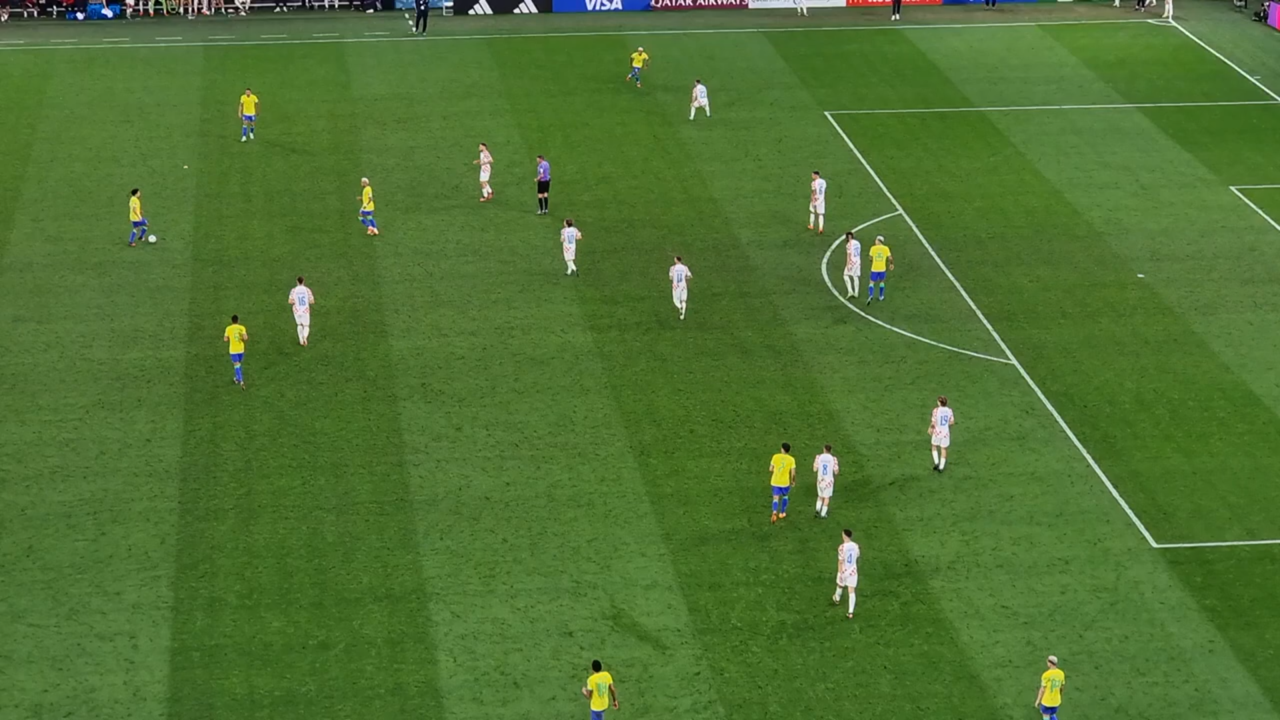
#> input picture data/neymar1.png, 1280 x 720 px
$ python ransac.py
#> lines starting #> are read from the running program, lines starting #| are printed output that depends on the picture
import cv2
import matplotlib.pyplot as plt
import time

#feature matching
bf = cv2.BFMatcher(cv2.NORM_L2, crossCheck=True)

# read images
img1 = cv2.imread('data/neymar1.png')
#> img1 is the input picture: shape (720, 1280, 3); mean B, G, R 49.5, 113.4, 78.3
img2 = cv2.imread('data/neymar2.png')
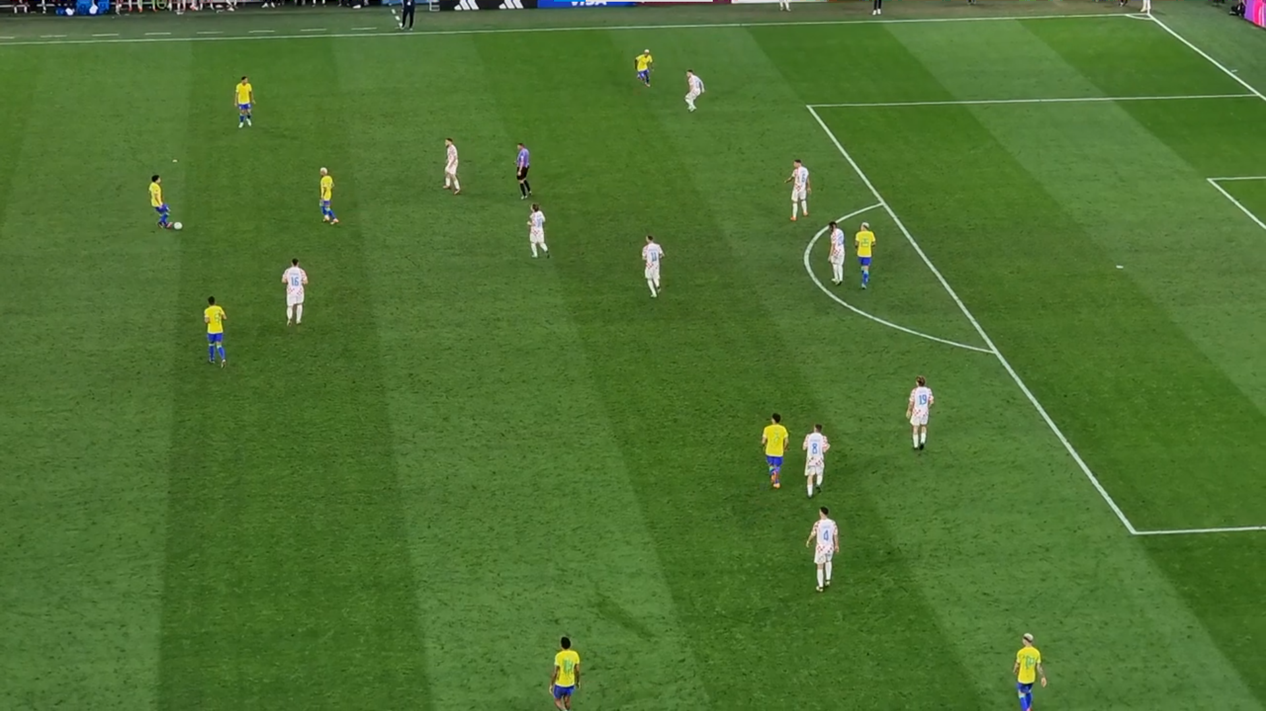
#> input picture data/neymar2.png, 1266 x 711 px
#> img2 is the input picture: shape (711, 1266, 3); mean B, G, R 49.2, 113.1, 78

img1 = cv2.cvtColor(img1, cv2.COLOR_BGR2GRAY)
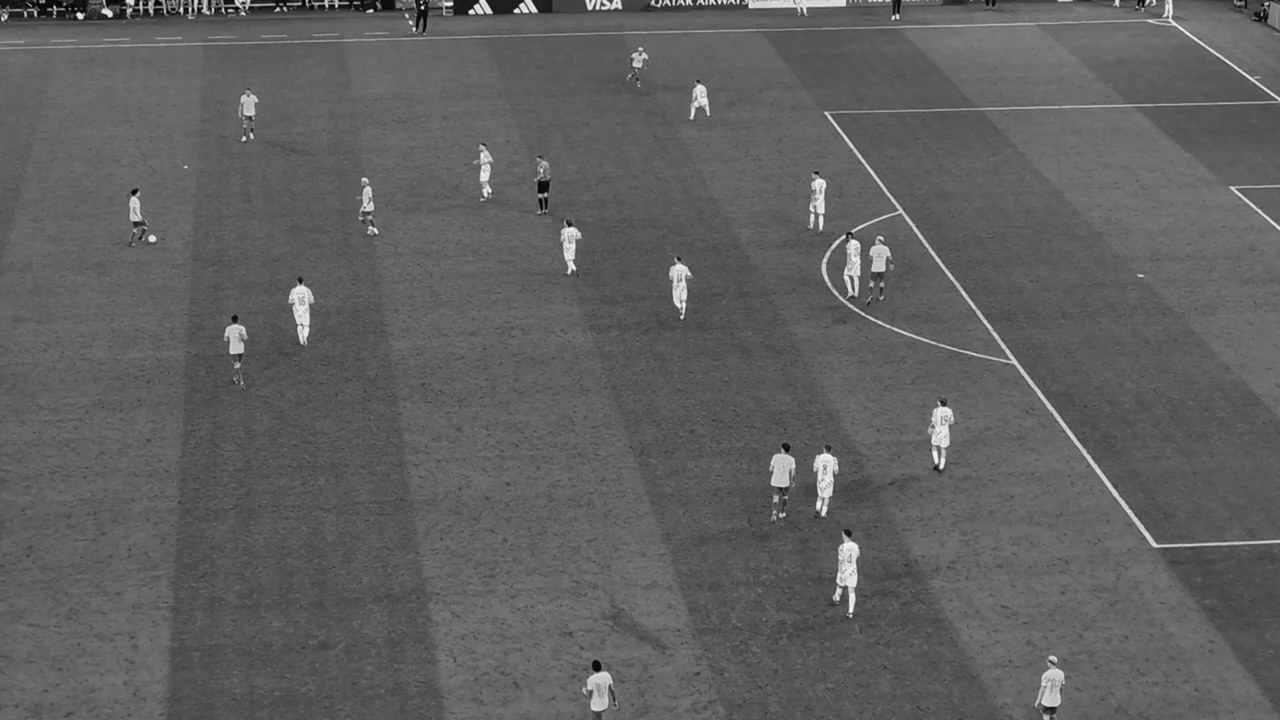
#> img1: shape (720, 1280); min 0, max 248, mean 95.6
img2 = cv2.cvtColor(img2, cv2.COLOR_BGR2GRAY)
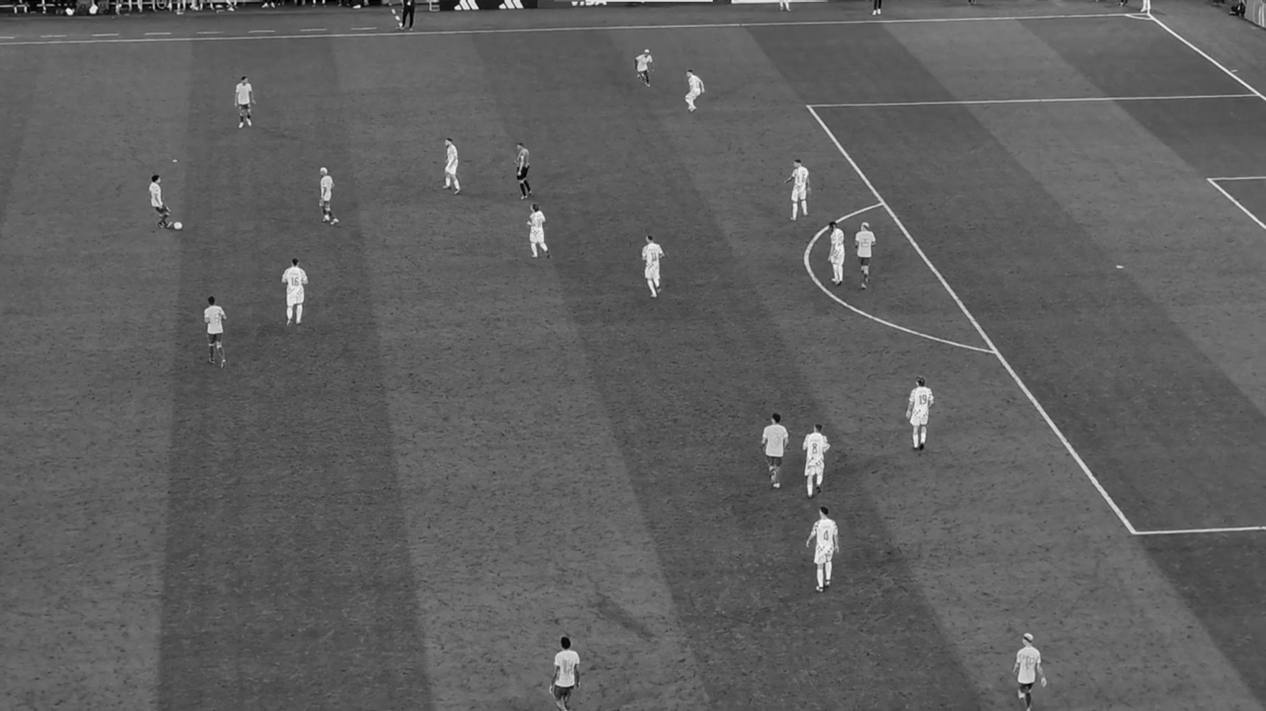
#> img2: shape (711, 1266); min 0, max 252, mean 95.3

resize_factor = 0.5  # Adjust this factor as needed
img1 = cv2.resize(img1, None, fx=resize_factor, fy=resize_factor)
#> img1: shape (360, 640)
img2 = cv2.resize(img2, None, fx=resize_factor, fy=resize_factor)
#> img2: shape (356, 633)

#sift
orb = cv2.ORB.create()
keypoints_1, descriptors_1 = orb.detectAndCompute(img1, None)
#> keypoints_1 = 487 keypoints; strongest (x, y, size): (470, 233, 31), (426, 120, 31), (469, 225, 31), (411, 256, 31)
keypoints_2, descriptors_2 = orb.detectAndCompute(img2, None)
#> keypoints_2 = 478 keypoints; strongest (x, y, size): (282, 322, 31), (418, 115, 31), (461, 219, 31), (407, 239, 37.2)

bf = cv2.BFMatcher(cv2.NORM_HAMMING, crossCheck= True)
matches = bf.match(descriptors_1,descriptors_2)
#> matches = 185 matches

for m in matches:
    print(m.distance)
#> this loop made 185 passes
#| 57.0
#| 44.0
#| 48.0
#| 32.0
#| 53.0
#| 50.0
#| 48.0
#| 44.0
#> (further printed lines are left out)

matches = sorted(matches, key = lambda x:x.distance)

img3 = cv2.drawMatches(img1, keypoints_1, img2, keypoints_2, matches[:5], None, flags=2)
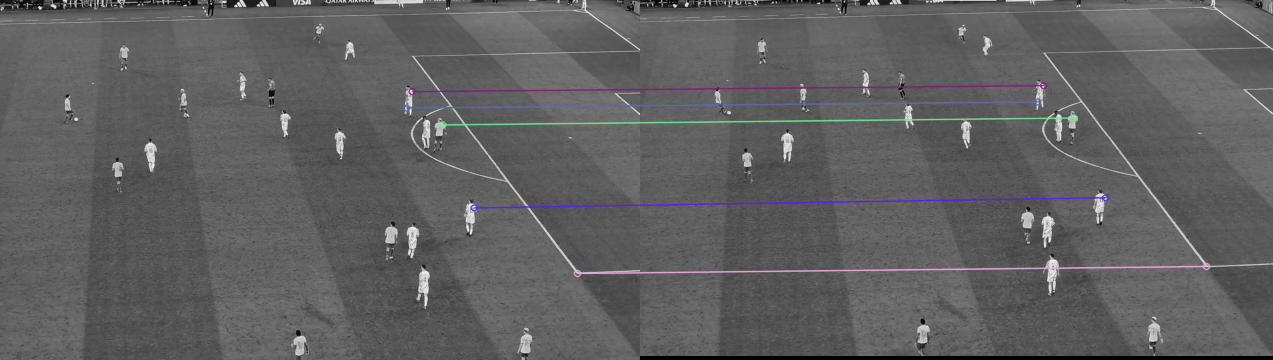
#> img3: shape (360, 1273, 3); mean of channels 0, 1, 2 95.9, 95.2, 95.4; drawn as B, G, R

cv2.imshow('SIFT', img3)
cv2.waitKey(50000)
